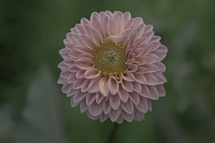
%> input picture images/flower.jpg, 215 x 143 px, shrunk from 1000 x 667 before the run
$ octave main.m   (GNU Octave 9; MATLAB toolbox functions it lacks are replaced by stand-ins)
%> lines starting %> are read from the running program, lines starting %| are printed output that depends on the picture; in (x1, y1, x2, y2) boxes, pixels count from 0 and x2, y2 are one past the last pixel; in counts of white or black regions, pixels touching at a corner belong together; the program's own positions count from 1
### my_thresholding.m
%% Threshhold Segmentation
% Thresholding is a simple image segmentation method that separates pixels into two classes based on their intensity values.
% All pixels with intensity values above a certain threshold value are considered part of one class, while all pixels with
% intensity values below the threshold are considered part of the other class.

function binary_img = my_thresholding(img, threshold)

% Convert the image to grayscale
img_gray = rgb2gray(img);

% Perform thresholding
binary_img = img_gray > threshold;
end

### my_kmeans.m
%% K-means clustering Segmentation
% The k-means algorithm is used to segment an image into K regions or
% clusters, much alike thresholding but with the oppurtunity to allow more
% than two "classes".

function [seg, centers] = my_kmeans(img, K)

    % Convert the input image to grayscale and double
    img_gray = double(rgb2gray(img));

    % Initialize the segmentation matrix
    seg = zeros(size(img_gray));

    % Define the step size for thresholding
    step = 256/K;

    % Initialize the centers array
    centers = zeros(1,K);

    % Compute the initial centers
    for i = 1:K
        centers(i) = (i-1/2)*step;
    end

    % Loop over each pixel in the image
    for i = 1:size(img_gray, 1)
        for j = 1:size(img_gray, 2)
            % Compute the index of the closest center
            [~, index] = min(abs(img_gray(i,j) - centers));
            % Assign the pixel to the corresponding segment
            seg(i,j) = index;
        end
    end
end

### my_region_growing.m
%% Region-Growing Segmentation
% The threshold in the region growing segmentation algorithm determines the maximum allowed difference in pixel intensity
% between neighboring pixels in the same segment. Low threshold result in neighboring pixels that are very different in
% intensity are allowed to belong to the same segment making the execution time high. High threshold result in only neighboring
% pixels that are very similar in intensity are allowed to belong to the same segment. Choosing an appropriate threshold is critical
% for the success of the region growing segmentation algorithm.

function seg = my_region_growing(img, threshold)
    % Convert the input image to grayscale and double
    img = double(rgb2gray(img));

    % Initialize the segmentation matrix
    seg = zeros(size(img));

    % Define the 4-connected neighborhood
    neighbor = [-1 0; 1 0; 0 -1; 0 1];

    % Loop over each pixel in the image
    for i = 1:size(img, 1)
        for j = 1:size(img, 2)
            % If the current pixel has not been assigned to a segment
            if seg(i, j) == 0
                % Create a new segment and add the current pixel to it
                seg_id = max(seg(:)) + 1;
                seg(i, j) = seg_id;

                % Initialize the region growing queue with the current pixel
                queue = [i, j];

                % Grow the segment by adding neighboring pixels that are within the threshold
                while ~isempty(queue)
                    % Get the next pixel from the queue
                    curr_pix = queue(1, :);
                    queue(1, :) = [];

                    % Check the 4-connected neighbors of the current pixel
                    for k = 1:size(neighbor, 1)
                        neighbor_pix = curr_pix + neighbor(k, :);

                        % If the neighbor pixel is within the image bounds
                        if all(neighbor_pix > 0) && neighbor_pix(1) <= size(img, 1) && neighbor_pix(2) <= size(img, 2)
                            % If the neighbor pixel has not been assigned to a segment
                            if seg(neighbor_pix(1), neighbor_pix(2)) == 0
                                % If the neighbor pixel intensity is within the threshold
                                if abs(img(curr_pix(1), curr_pix(2)) - img(neighbor_pix(1), neighbor_pix(2))) <= threshold
                                    % Add the neighbor pixel to the segment and the queue
                                    seg(neighbor_pix(1), neighbor_pix(2)) = seg_id;
                                    queue(end+1, :) = neighbor_pix;
                                end
                            end
                        end
                    end
                end
            end
        end
    end
end

### my_histeq.m
%% Histogram Equalization
% Histogram equalization is a technique used to improve the contrast of an
% image by redistributing the pixel values in the image histogram. In other
% words, it spreads out the intensity values in the image to cover the
% entire intensity range, which results in a more evenly distributed histogram.

function [img_new, cdfnorm] = my_histeq(img)

    % calculate cumulative distribution function of original image
    h = imhist(img);
    cdf = zeros(1,256);
    for i=1:256
        cdf(i) = sum(h(1:i));
    end

    cdfnorm = round( ((cdf - min(cdf))/(size(img, 1)*size(img, 2) - min(cdf)))*255 );

    % apply the mapping to image
    img_new = img;
    for i=1:size(img,1)
        for j=1:size(img,2)
            img_new(i,j) = cdfnorm(img(i,j)+1);
        end
    end

    % calculate cumulative distribution function of enhanced image
    h_new = imhist(img_new);
    cdf_new = zeros(1,256);
    for i=1:256
        cdf_new(i) = sum(h_new(1:i));
    end
end

### main.m
%% Predefined

% Read in the images
img_flower = imread("images/flower.jpg");
%> img_flower is the input picture: size 143x215x3 uint8; mean R, G, B 73.9, 75, 61
img_tiger = imread("images/tiger.jpg");
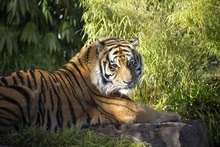
%> input picture images/tiger.jpg, 220 x 147 px, shrunk from 1024 x 683 before the run
%> img_tiger is the input picture: size 147x220x3 uint8; mean R, G, B 93.7, 92.2, 57.8

% Set the thresholding segmentation parameter
threshold = 128;

% Define the number of clusters for K-means clustering
K = 2;

% Set the region growing parameters
threshold_for_region_growing = 10;

%% Thresholding
% Perform thresholding
binary_img_flower = my_thresholding(img_flower, threshold);
%> in my_thresholding, `binary_img = img_gray > threshold;`: binary_img: size 143x215 logical; 5.2% white in thin lines or dots, all inside (x1, y1, x2, y2) = (58, 11, 167, 112)
binary_img_tiger = my_thresholding(img_tiger, threshold);
%> call 2 of my_thresholding, with threshold = 128
%> in my_thresholding (call 2), `binary_img = img_gray > threshold;`:
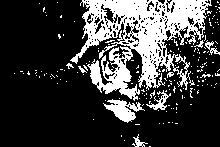
%> binary_img: size 147x220 logical; 24.2% white; 180 white regions (170 under 20 px), largest, box (x1, y1, x2, y2) and area: (70, 0, 212, 101) 6496, (103, 99, 145, 123) 464, (146, 90, 171, 110) 160

%% K-means clustering
% Perform K-means clustering
[seg_kmeans_flower, centers1] = my_kmeans(img_flower, K);
%> centers1 = [64 192]
[seg_kmeans_tiger, centers2] = my_kmeans(img_tiger, K);
%> centers2 = [64 192]

% Convert the grayscale segmented images into color images
seg_kmeans_flower_color = label2rgb(seg_kmeans_flower);
seg_kmeans_tiger_color = label2rgb(seg_kmeans_tiger);

% Convert the color images to grayscale
kmeans_img_flower_gray = rgb2gray(seg_kmeans_flower_color);
kmeans_img_tiger_gray = rgb2gray(seg_kmeans_tiger_color);

%% Region-Growing
% Apply the region growing segmentation
region_growing_tiger = my_region_growing(img_tiger, threshold_for_region_growing);
%> after the loop in my_region_growing, `for i = 1:size(img, 1)`:
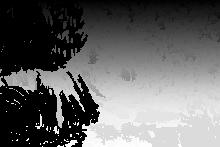
%> seg: size 147x220 double; min 1, max 8219, mean 3232.9; drawn with min black and max white
%> after the loop in my_region_growing, `for i = 1:size(img, 1)`: curr_pix = [147 182]; neighbor_pix = [147 183]; seg_id = 8219
region_growing_flower = my_region_growing(img_flower, threshold_for_region_growing);

%% Image enhancement
% Perform histogram equalization and thresholding
img_flower_histeq = my_histeq(img_flower);
%> in my_histeq, `h = imhist(img);`: h = 256 values, max 1614 at index 54, min 0 at index 2, mean 360.3
%> after the loop in my_histeq, `for i=1:256`: cdf = 256 values from 1 to 92235
%> in my_histeq, `cdfnorm = round( ((cdf - min(cdf))/(size(img, 1)*size(img, 2) - min(cd..`: cdfnorm = 256 values from 0 to 765
%> after the loop in my_histeq, `for i=1:size(img,1)`:
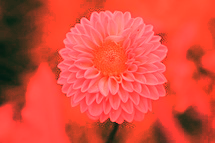
%> img_new: size 143x215x3 uint8; mean R, G, B 218.1, 75, 61
%> in my_histeq, `h_new = imhist(img_new);`: h_new = 256 values, max 20925 at index 256, min 0 at index 2, mean 360.3
%> after the loop in my_histeq, `for i=1:256`: cdf_new = 256 values from 1 to 92235
img_tiger_histeq = my_histeq(img_tiger);
%> in my_histeq (call 2), `h = imhist(img);`: h = 256 values, max 1015 at index 46, min 15 at index 250, mean 379
%> after the loop in my_histeq (call 2), `for i=1:256`: cdf = 256 values from 324 to 97020
%> in my_histeq (call 2), `cdfnorm = round( ((cdf - min(cdf))/(size(img, 1)*size(img, 2) - min(cd..`: cdfnorm = 256 values from 0 to 770
%> after the loop in my_histeq (call 2), `for i=1:size(img,1)`:
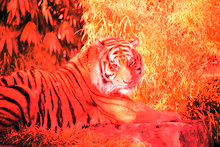
%> img_new: size 147x220x3 uint8; mean R, G, B 223.6, 92.2, 57.8
%> in my_histeq (call 2), `h_new = imhist(img_new);`: h_new = 256 values, max 23883 at index 256, min 8 at index 250, mean 379
%> after the loop in my_histeq (call 2), `for i=1:256`: cdf_new = 256 values from 324 to 97020

% Thresholding
binary_img_flower_histeq = my_thresholding(img_flower_histeq, threshold);
%> in my_thresholding (call 3), `binary_img = img_gray > threshold;`: binary_img: size 143x215 logical; 38.3% white; 18 white regions (13 under 20 px), largest, box (x1, y1, x2, y2) and area: (57, 0, 198, 124) 9619, (24, 70, 58, 143) 1550, (169, 61, 189, 87) 281, (0, 114, 10, 135) 162, (184, 0, 207, 11) 118
binary_img_tiger_histeq = my_thresholding(img_tiger_histeq, threshold);
%> in my_thresholding (call 4), `binary_img = img_gray > threshold;`: binary_img: size 147x220 logical; 48.2% white; 139 white regions (126 under 20 px), largest, box (x1, y1, x2, y2) and area: (69, 0, 220, 147) 14149, (19, 69, 72, 97) 317, (58, 22, 69, 42) 101

% K-means clustering
[seg_kmeans_flower_histeq, centers3] = my_kmeans(img_flower_histeq, K);
%> centers3 = [64 192]
[seg_kmeans_tiger_histeq, centers4] = my_kmeans(img_tiger_histeq, K);
%> centers4 = [64 192]

% Convert the grayscale segmented images into color images
seg_kmeans_flower_color_histeq = label2rgb(seg_kmeans_flower_histeq);
seg_kmeans_tiger_color_histeq = label2rgb(seg_kmeans_tiger_histeq);

% Convert the color images to grayscale
kmeans_img_flower_gray_histeq = rgb2gray(seg_kmeans_flower_color_histeq);
kmeans_img_tiger_gray_histeq = rgb2gray(seg_kmeans_tiger_color_histeq);

% Region-Growing
% Apply the region growing segmentation
region_growing_tiger_histeq = my_region_growing(img_tiger_histeq, threshold_for_region_growing);
%> call 3 of my_region_growing, with threshold = 10
%> after the loop in my_region_growing (call 3), `for i = 1:size(img, 1)`:
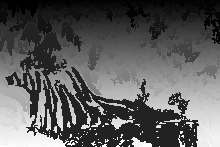
%> seg: size 147x220 double; min 1, max 7703, mean 2801.6; drawn with min black and max white
%> after the loop in my_region_growing (call 3), `for i = 1:size(img, 1)`: curr_pix = [147 193]; neighbor_pix = [147 194]; seg_id = 7703
region_growing_flower_histeq = my_region_growing(img_flower_histeq, threshold_for_region_growing);
%> call 4 of my_region_growing, with threshold = 10
%> after the loop in my_region_growing (call 4), `for i = 1:size(img, 1)`:
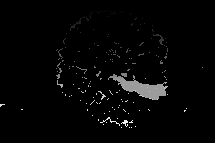
%> seg: size 143x215 double; min 1, max 527, mean 12.2; drawn with min black and max white
%> after the loop in my_region_growing (call 4), `for i = 1:size(img, 1)`: curr_pix = [128 132]; neighbor_pix = [128 133]; seg_id = 527

%% Display results
% Display the original images and the images after histogram equalization
figure;
subplot(2,4,1); imshow(img_tiger); title('Original Image');
subplot(2,4,2); imshow(rgb2gray(img_tiger)); title('Grayscale Original Image');
subplot(2,4,3); imshow(img_tiger_histeq); title('After Histogram Equalization');
subplot(2,4,4); imshow(rgb2gray(img_tiger_histeq)); title('Greyscale After Histogram Equalization');
subplot(2,4,5); imshow(img_flower); title('Original Image');
subplot(2,4,6); imshow(rgb2gray(img_flower)); title('Grayscale Original Image');
subplot(2,4,7); imshow(img_flower_histeq); title('After Histogram Equalization');
subplot(2,4,8); imshow(rgb2gray(img_flower_histeq)); title('Grayscale After Histogram Equalization');

% Display the original image and the segmented images
figure;
subplot(2,3,1); imshow(img_tiger_gray); title('Original Image');
%> (this line was passed over: img_tiger_gray is not available in this run)
subplot(2,3,2); imshow(binary_img_tiger); title('Thresholding');
subplot(2,3,3); imshow(binary_img_tiger_histeq); title('After Histogram Equalization and Thresholding');
subplot(2,3,4); imshow(img_flower_gray); title('Original Image');
%> (this line was passed over: img_flower_gray is not available in this run)
subplot(2,3,5); imshow(binary_img_flower); title('Thresholding');
subplot(2,3,6); imshow(binary_img_flower_histeq); title('After Histogram Equalization and Thresholding');

% Display the original image and the segmented images
figure;
subplot(2,3,1); imshow(img_tiger_gray); title('Original Image');
%> (this line was passed over: img_tiger_gray is not available in this run)
subplot(2,3,2); imshow(kmeans_img_tiger_gray); title('K-means Clustering');
subplot(2,3,3); imshow(kmeans_img_tiger_gray_histeq); title('After Histogram Equalization and K-means Clustering');
subplot(2,3,4); imshow(img_flower_gray); title('Original Image');
%> (this line was passed over: img_flower_gray is not available in this run)
subplot(2,3,5); imshow(kmeans_img_flower_gray); title('K-means Clustering');
subplot(2,3,6); imshow(kmeans_img_flower_gray_histeq); title('After Histogram Equalization and K-means Clustering');

% Display the original image and the segmented images
figure;
subplot(2,3,1); imshow(img_tiger_gray); title('Original Image');
%> (this line was passed over: img_tiger_gray is not available in this run)
subplot(2,3,2); imshow(region_growing_tiger, []); title('Region-Growing Segmentation');
subplot(2,3,3); imshow(region_growing_tiger_histeq, []); title('After Histogram Equalization and Region Growing Segmentation');
subplot(2,3,4); imshow(img_flower_gray); title('Original Image');
%> (this line was passed over: img_flower_gray is not available in this run)
subplot(2,3,5); imshow(region_growing_flower, []); title('Region-Growing Segmentation');
subplot(2,3,6); imshow(region_growing_flower_histeq, []); title('After Histogram Equalization and Region-Growing Segmentation');
